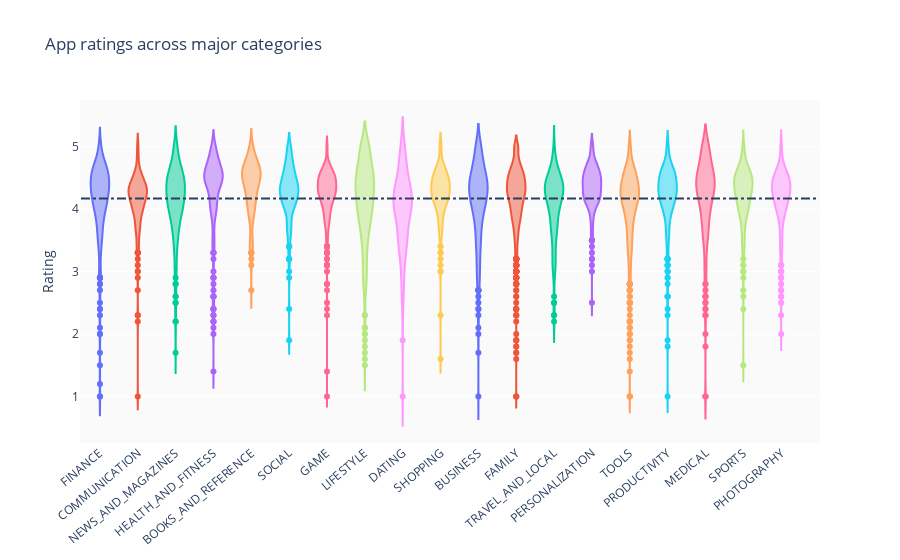

The code cell stored with this chart in its notebook:
### Markdown cell above
## Best performing categories

### Code cell
groups = df.groupby('Category').filter(lambda x: len(x) >= 170).reset_index()
#print(type(groups.item.['BUSINESS']))
print('Average rating = ', np.nanmean(list(groups.Rating)))
#print(len(groups.loc[df.Category == 'DATING']))
c = ['hsl('+str(h)+',50%'+',50%)' for h in np.linspace(0, 720, len(set(groups.Category)))]


#df_sorted = df.groupby('Category').agg({'Rating':'median'}).reset_index().sort_values(by='Rating', ascending=False)
#print(df_sorted)

layout = {'title' : 'App ratings across major categories',
        'xaxis': {'tickangle':-40},
        'yaxis': {'title': 'Rating'},
          'plot_bgcolor': 'rgb(250,250,250)',
          'shapes': [{
              'type' :'line',
              'x0': -.5,
              'y0': np.nanmean(list(groups.Rating)),
              'x1': 19,
              'y1': np.nanmean(list(groups.Rating)),
              'line': { 'dash': 'dashdot'}
          }]
          }

data = [{
    'y': df.loc[df.Category==category]['Rating'],
    'type':'violin',
    'name' : category,
    'showlegend':False,
    #'marker': {'color': 'Set2'},
    } for i,category in enumerate(list(set(groups.Category)))]



plotly.offline.iplot({'data': data, 'layout': layout})

### Figure 1 — Plotly figure (JSON) as saved in the notebook; plotly's stock layout.template omitted (floating-point values rounded to 4 significant figures; data arrays with more than 128 entries replaced by an {"elided": "..."} marker saying what was removed)
{"data": [{"name": "FINANCE", "showlegend": false, "y": {"elided": "345 float values"}, "type": "violin"}, {"name": "COMMUNICATION", "showlegend": false, "y": {"elided": "315 float values"}, "type": "violin"}, {"name": "NEWS_AND_MAGAZINES", "showlegend": false, "y": {"elided": "254 float values"}, "type": "violin"}, {"name": "HEALTH_AND_FITNESS", "showlegend": false, "y": {"elided": "288 float values"}, "type": "violin"}, {"name": "BOOKS_AND_REFERENCE", "showlegend": false, "y": {"elided": "222 float values"}, "type": "violin"}, {"name": "SOCIAL", "showlegend": false, "y": {"elided": "239 float values"}, "type": "violin"}, {"name": "GAME", "showlegend": false, "y": {"elided": "959 float values"}, "type": "violin"}, {"name": "LIFESTYLE", "showlegend": false, "y": {"elided": "369 float values"}, "type": "violin"}, {"name": "DATING", "showlegend": false, "y": {"elided": "171 float values"}, "type": "violin"}, {"name": "SHOPPING", "showlegend": false, "y": {"elided": "202 float values"}, "type": "violin"}, {"name": "BUSINESS", "showlegend": false, "y": {"elided": "420 float values"}, "type": "violin"}, {"name": "FAMILY", "showlegend": false, "y": {"elided": "1832 float values"}, "type": "violin"}, {"name": "TRAVEL_AND_LOCAL", "showlegend": false, "y": {"elided": "219 float values"}, "type": "violin"}, {"name": "PERSONALIZATION", "showlegend": false, "y": {"elided": "376 float values"}, "type": "violin"}, {"name": "TOOLS", "showlegend": false, "y": {"elided": "827 float values"}, "type": "violin"}, {"name": "PRODUCTIVITY", "showlegend": false, "y": {"elided": "374 float values"}, "type": "violin"}, {"name": "MEDICAL", "showlegend": false, "y": {"elided": "395 float values"}, "type": "violin"}, {"name": "SPORTS", "showlegend": false, "y": {"elided": "325 float values"}, "type": "violin"}, {"name": "PHOTOGRAPHY", "showlegend": false, "y": {"elided": "281 float values"}, "type": "violin"}], "layout": {"plot_bgcolor": "rgb(250,250,250)", "shapes": [{"line": {"dash": "dashdot"}, "type": "line", "x0": -0.5, "x1": 19, "y0": 4.17, "y1": 4.17}], "title": {"text": "App ratings across major categories"}, "xaxis": {"tickangle": -40}, "yaxis": {"title": {"text": "Rating"}}}}
